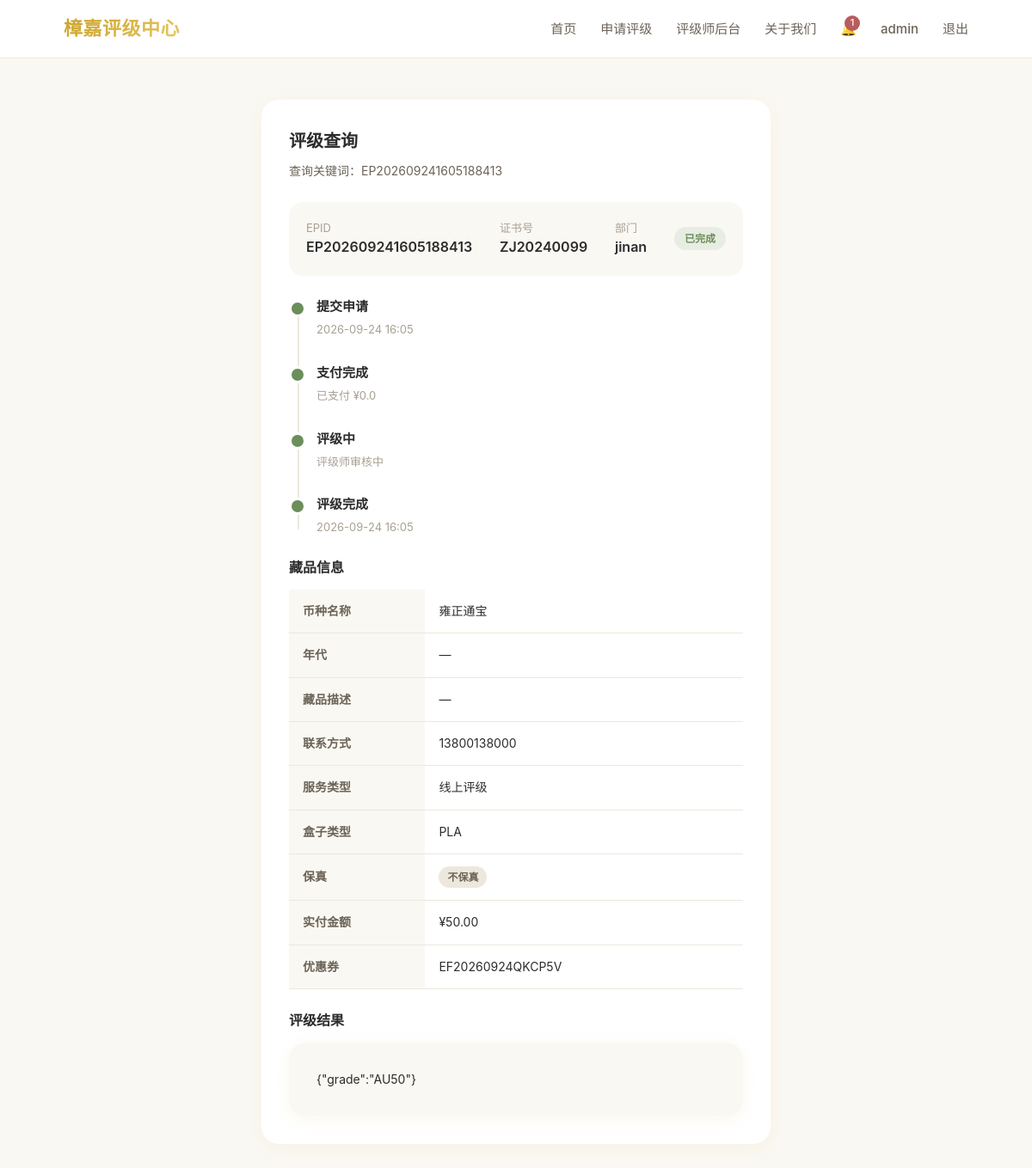
Screenshot of /center/query/EP202609241605188413 (signed in) with the database file from the repository.
### models.py (models this page shows, shortened)
class User(db.Model, UserMixin):
    __tablename__ = 'users'
    id = db.Column(db.Integer, primary_key=True)
    username = db.Column(db.String(64), unique=True, nullable=False, index=True)
    email = db.Column(db.String(120), unique=True, nullable=False, index=True)
    password_hash = db.Column(db.String(256), nullable=False)
    phone = db.Column(db.String(20))
    is_rater = db.Column(db.Integer, default=0)       # 0=普通用户, 1=评级师
    is_admin = db.Column(db.Integer, default=0)        # 0=普通, 1=管理员
    rater_department = db.Column(db.String(64))        # 归属部门 slug
    rater_euid = db.Column(db.String(64))              # EUID-CE 评级师编号
    created_at = db.Column(db.TIMESTAMP, default=datetime.utcnow)
    orders = db.relationship('CertOrder', backref='user', lazy=True)
    @property
    def is_rater_user(self):
        return self.is_rater == 1

class CertOrder(db.Model):
    __tablename__ = 'cert_orders'
    id = db.Column(db.Integer, primary_key=True, autoincrement=True)
    order_no = db.Column(db.String(64), unique=True, nullable=False, index=True)  # EPID
    user_id = db.Column(db.Integer, db.ForeignKey('users.id'))
    contact = db.Column(db.String(64), nullable=False)
    coin_name = db.Column(db.String(128), nullable=False)
    coin_era = db.Column(db.String(128))
    coin_desc = db.Column(db.Text)
    coin_images = db.Column(db.Text)        # JSON 数组
    department = db.Column(db.String(64))    # 归属部门 slug
    service_type = db.Column(db.String(16), default='online')   # online / offline
    box_type = db.Column(db.String(16), default='PLA')          # PLA / JIN
    has_guarantee = db.Column(db.Integer, default=0)            # 0=不保真, 1=保真
    base_price = db.Column(db.Float)                             # 下单时原价
    final_price = db.Column(db.Float)                           # 下单时实付
    coupon_code = db.Column(db.String(64))                      # 使用的券码
    status = db.Column(db.String(32), default='pending')
    pay_proof = db.Column(db.String(256))
    cert_no = db.Column(db.String(64))
    cert_result = db.Column(db.Text)        # JSON
    cert_images = db.Column(db.Text)        # JSON
    rater_id = db.Column(db.Integer)
    tracking_no = db.Column(db.String(128))         # 邮寄单号
    return_address = db.Column(db.Text)             # 回寄地址
    created_at = db.Column(db.TIMESTAMP, default=datetime.utcnow)
    updated_at = db.Column(db.TIMESTAMP, default=datetime.utcnow, onupdate=datetime.utcnow)

### center_app.py (the view)
@center_bp.route('/center/query/<keyword>')
def center_query(keyword):
    order = CertOrder.query.filter_by(order_no=keyword).first()
    if not order:
        order = CertOrder.query.filter_by(cert_no=keyword).first()
    if not order:
        order = CertOrder.query.filter_by(contact=keyword).order_by(
            CertOrder.created_at.desc()).first()
    return render_template('center/query.html', order=order, keyword=keyword)

### app.py (called while the page is built)
@login_manager.user_loader
def load_user(user_id):
    return User.query.get(int(user_id))

### templates/center/query.html (shortened to what this page needs)
{% extends "base_center.html" %}
{% block content %}
<section style="padding:48px 0;">
  <div class="container-sm">
    <div class="card">
      <h2 class="card-title">评级查询</h2>
      <p class="card-desc">查询关键词：{{ keyword }}</p>
      {% if order %}
        <div style="background:var(--color-bg);border-radius:var(--radius-md);padding:20px;margin-bottom:24px;">
          <div style="display:flex;justify-content:space-between;align-items:center;flex-wrap:wrap;gap:12px;">
            <div>
              <div style="font-size:13px;color:var(--color-text-muted);">EPID</div>
              <div style="font-weight:600;">{{ order.order_no }}</div>
            </div>
            <div>
              <div style="font-size:13px;color:var(--color-text-muted);">证书号</div>
              <div style="font-weight:600;">{{ order.cert_no or '—' }}</div>
            </div>
            <div>
              <div style="font-size:13px;color:var(--color-text-muted);">部门</div>
              <div style="font-weight:600;">{{ order.department or '—' }}</div>
            </div>
            <span class="badge badge-{{ order.status }}">{{ {'pending':'待支付','paid':'已支付','rating':'评级中','done':'已完成','rejected':'已驳回'}.get(order.status, order.status) }}</span>
          </div>
        </div>
        <div class="timeline" style="margin-bottom:24px;">
          <div class="timeline-item {% if order.status != 'pending' %}done{% else %}active{% endif %}">
            <div class="timeline-dot"></div>
            <h4>提交申请</h4>
            <p>{{ order.created_at.strftime('%Y-%m-%d %H:%M') if order.created_at else '' }}</p>
          </div>
          <div class="timeline-item {% if order.status in ['paid','rating','done'] %}done{% elif order.status == 'pending' %}active{% endif %}">
            <div class="timeline-dot"></div>
            <h4>支付完成</h4>
            <p>{{ '已支付 ¥' ~ order.final_price if order.status in ['paid','rating','done'] else '等待支付' }}</p>
          </div>
          <div class="timeline-item {% if order.status in ['rating','done'] %}done{% elif order.status == 'paid' %}active{% endif %}">
            <div class="timeline-dot"></div>
            <h4>评级中</h4>
            <p>{{ '评级师审核中' if order.status in ['rating','done'] else '排队中' }}</p>
          </div>
          <div class="timeline-item {% if order.status == 'done' %}done{% endif %}">
            <div class="timeline-dot"></div>
            <h4>评级完成</h4>
            <p>{{ order.updated_at.strftime('%Y-%m-%d %H:%M') if order.status == 'done' and order.updated_at else '尚未完成' }}</p>
          </div>
        </div>
        <h4 style="margin-bottom:12px;">藏品信息</h4>
        <table class="table" style="margin-bottom:24px;">
          <tr><th style="width:30%;">币种名称</th><td>{{ order.coin_name }}</td></tr>
          <tr><th>年代</th><td>{{ order.coin_era or '—' }}</td></tr>
          <tr><th>藏品描述</th><td>{{ order.coin_desc or '—' }}</td></tr>
          <tr><th>联系方式</th><td>{{ order.contact }}</td></tr>
          <tr><th>服务类型</th><td>{{ '线上评级' if order.service_type == 'online' else '线下评级' }}</td></tr>
          <tr><th>盒子类型</th><td>{{ order.box_type or '—' }}</td></tr>
          <tr><th>保真</th><td>
            {% if order.has_guarantee %}
            <span class="guarantee-tag yes">✓ 保真</span>
            {% else %}
            <span class="guarantee-tag no">不保真</span>
            {% endif %}
          </td></tr>
          <tr><th>实付金额</th><td>¥{{ '%.2f'|format(order.final_price or order.base_price or 0) }}</td></tr>
          {% if order.coupon_code %}
          <tr><th>优惠券</th><td>{{ order.coupon_code }}</td></tr>
          {% endif %}
        </table>
        {% if order.status == 'done' and order.cert_result %}
          <h4 style="margin-bottom:12px;">评级结果</h4>
          <div class="card" style="background:var(--color-bg);">
            <pre style="white-space:pre-wrap;font-family:inherit;font-size:14px;">{{ order.cert_result }}</pre>
          </div>
        {% endif %}
      {% endif %}
    </div>
  </div>
</section>
{% endblock %}

### templates/base_center.html (shortened to what this page needs)
<!DOCTYPE html>
<html lang="zh-CN">
<head>
  <link rel="stylesheet" href="{{ url_for('static', filename='css/style.css') }}">
</head>
<body>
  {% block navbar %}
  <nav class="navbar">
    <div class="navbar-inner">
      <a href="{{ url_for('center.index') }}" class="navbar-brand">樟嘉评级中心</a>
      <div class="navbar-nav">
        <a href="{{ url_for('center.center_index') }}" class="{% if request.endpoint == 'center.center_index' %}active{% endif %}">首页</a>
        <a href="{{ url_for('center.center_apply') }}">申请评级</a>
        {% if current_user.is_authenticated and current_user.is_rater_user %}
        <a href="{{ url_for('center.center_rater') }}">评级师后台</a>
        {% endif %}
        <a href="{{ url_for('center.about') }}">关于我们</a>
        {% if current_user.is_authenticated %}
        <a href="{{ url_for('center.center_profile') }}" style="position:relative;">
          🔔<span id="notifBadge" class="notification-badge" style="display:none;">0</span>
        </a>
        <a href="{{ url_for('center.center_profile') }}">{{ current_user.username }}</a>
        <a href="{{ url_for('center.logout') }}">退出</a>
        {% else %}
        <a href="{{ url_for('center.login') }}">登录</a>
        {% endif %}
      </div>
    </div>
  </nav>
  {% endblock %}
  <main>
    {% block content %}{% endblock %}
  </main>
</body>
</html>

### static/css/style.css (style rules this page uses)
:root { --color-bg: #FAF8F3; --color-card: #FFFFFF; --color-primary: #C9A227; --color-primary-light: #E8C766; --color-primary-gradient: linear-gradient(135deg, #C9A227, #E8C766); --color-text: #2C2C2C; --color-text-secondary: #6B6357; --color-text-muted: #A8A093; --color-border: #EDE8DC; --color-success: #6B8E5A; --color-warning: #C68B45; --color-error: #B85C5C; --radius-sm: 12px; --radius-md: 16px; --radius-lg: 20px; --radius-xl: 28px; --shadow-card: 0 4px 20px rgba(201, 162, 39, 0.08); --shadow-hover: 0 8px 32px rgba(201, 162, 39, 0.14); --shadow-primary: 0 4px 16px rgba(201, 162, 39, 0.25); --transition: all 0.25s ease; }
* { margin: 0; padding: 0; box-sizing: border-box; }
body { font-family: -apple-system, BlinkMacSystemFont, 'Segoe UI', 'PingFang SC', 'Hiragino Sans GB', 'Microsoft YaHei', sans-serif; background-color: var(--color-bg); color: var(--color-text); line-height: 1.6; min-height: 100vh; }
a { color: var(--color-primary); text-decoration: none; transition: var(--transition); }
.container-sm { max-width: 640px; margin: 0 auto; padding: 0 24px; }
.navbar { background: var(--color-card); border-bottom: 1px solid var(--color-border); padding: 16px 0; position: sticky; top: 0; z-index: 100; backdrop-filter: blur(10px); }
.navbar-inner { display: flex; align-items: center; justify-content: space-between; max-width: 1100px; margin: 0 auto; padding: 0 24px; }
.navbar-brand { font-size: 22px; font-weight: 700; background: var(--color-primary-gradient); -webkit-background-clip: text; -webkit-text-fill-color: transparent; background-clip: text; letter-spacing: 0.5px; }
.navbar-nav { display: flex; gap: 28px; align-items: center; }
.navbar-nav a { color: var(--color-text-secondary); font-size: 15px; font-weight: 500; }
.card { background: var(--color-card); border-radius: var(--radius-lg); box-shadow: var(--shadow-card); padding: 32px; transition: var(--transition); }
.card-title { font-size: 20px; font-weight: 600; margin-bottom: 8px; color: var(--color-text); }
.card-desc { color: var(--color-text-secondary); font-size: 14px; margin-bottom: 24px; }
.badge { display: inline-block; padding: 4px 12px; border-radius: 20px; font-size: 12px; font-weight: 600; }
.badge-done { background: #E8EDE3; color: var(--color-success); }
.timeline { position: relative; padding-left: 32px; }
.timeline::before { content: ''; position: absolute; left: 10px; top: 8px; bottom: 8px; width: 2px; background: var(--color-border); }
.timeline-item { position: relative; padding-bottom: 28px; }
.timeline-item:last-child { padding-bottom: 0; }
.timeline-dot { position: absolute; left: -32px; top: 4px; width: 20px; height: 20px; border-radius: 50%; background: var(--color-border); border: 3px solid var(--color-card); }
.timeline-item.done .timeline-dot { background: var(--color-success); }
.timeline-item h4 { font-size: 15px; font-weight: 600; margin-bottom: 4px; }
.timeline-item p { font-size: 13px; color: var(--color-text-muted); }
.table { width: 100%; border-collapse: collapse; }
.table th, .table td { padding: 14px 16px; text-align: left; border-bottom: 1px solid var(--color-border); font-size: 14px; }
.table th { background: var(--color-bg); color: var(--color-text-secondary); font-weight: 600; }
.guarantee-tag { display: inline-flex; align-items: center; gap: 4px; padding: 3px 10px; border-radius: 20px; font-size: 12px; font-weight: 600; }
.guarantee-tag.no { background: #EDE8DC; color: var(--color-text-secondary); }
.notification-badge { position: absolute; top: -4px; right: -4px; background: var(--color-error); color: #fff; font-size: 11px; min-width: 18px; height: 18px; border-radius: 9px; display: flex; align-items: center; justify-content: center; padding: 0 4px; }

### rows the page displays
User: username "admin"
CertOrder: order_no "EP202609241605188413", cert_no "ZJ20240099", department "jinan", status "已完成", created_at "2026-09-24 16:05", status+final_price "已支付 ¥0.0", status "评级师审核中", updated_at "2026-09-24 16:05", coin_name "雍正通宝", coin_era "—", coin_desc "—", contact "13800138000", service_type "线上评级", box_type "PLA", final_price+base_price "50.00", coupon_code "EF20260924QKCP5V", cert_result "{\"grade\":\"AU50\"}"
